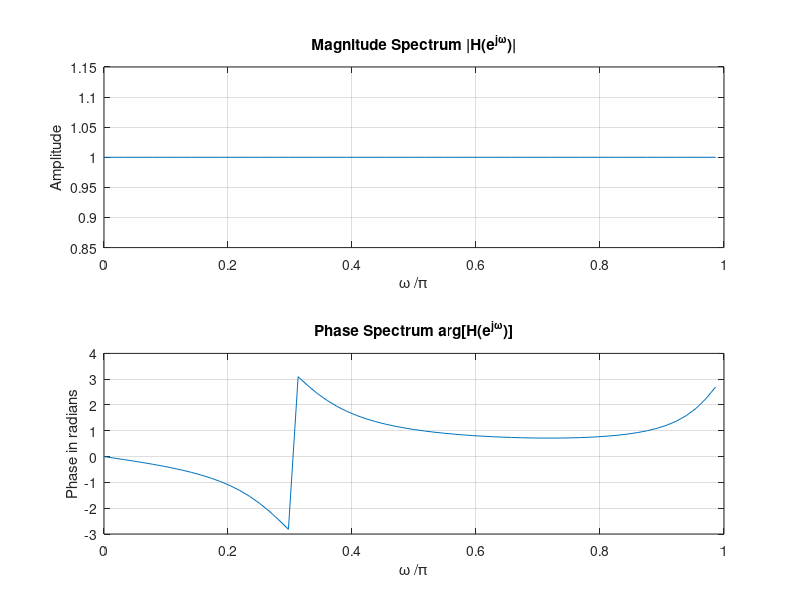

This figure's MATLAB source:
%Q3.3
% Program P3_1
% Evaluation of the DTFT 
clf;
% Compute the frequency samples of the DTFT
w = 0:8*pi/511:pi;
num = [0.7 -0.5 0.3 1];
den = [1 0.3 -0.5 0.7];
h = freqz(num, den, w);
% Plot the DTFT
subplot(2,1,1)
plot(w/pi,real(h));grid
title('Real part of H(e^{j\omega})')
xlabel('\omega /\pi');
ylabel('Amplitude');
subplot(2,1,2)
plot(w/pi,imag(h));grid
title('Imaginary part of H(e^{j\omega})')
xlabel('\omega /\pi');
ylabel('Amplitude');
pause
subplot(2,1,1)
plot(w/pi,abs(h));grid
title('Magnitude Spectrum |H(e^{j\omega})|')
xlabel('\omega /\pi');
ylabel('Amplitude');
subplot(2,1,2)
plot(w/pi,angle(h));grid
%plot(w/pi,unwrap(angle(h)));grid
title('Phase Spectrum arg[H(e^{j\omega})]')
xlabel('\omega /\pi');
ylabel('Phase in radians');
